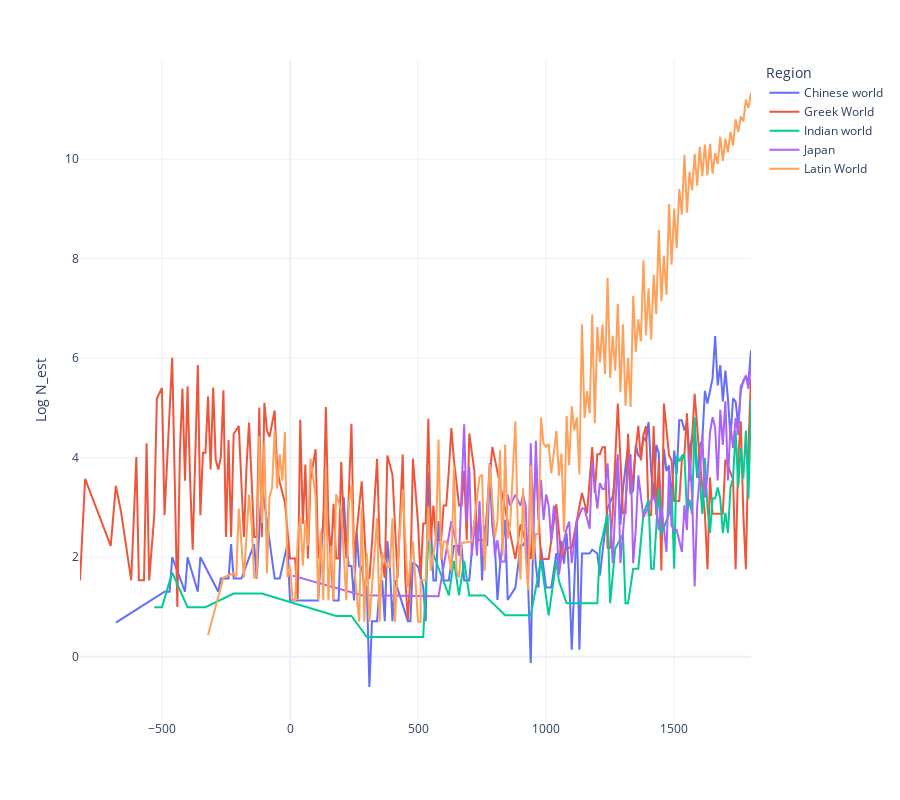

The cell this chart's notebook holds for it:
### Code cell
#df = df_cultura[df_cultura['region_name'].isin(['Chinese world', 'Italy', 'France', 'German world', 'United Kingdom'])]

# Assuming df_cultura is already defined and contains the necessary columns
# df = df_cultura[df_cultura['region_name'].isin(['Italy', 'France','United Kingdom'])]
df = df_cultura[df_cultura['region_name'].isin(['Chinese world', 'Latin World', 'Muslim World', 'Greek World', 'Japan', 'Indian world'])]
df['N_est'] = np.log(df['N_est'])

#df = df[df['decade']>=600]
df = df[df['decade']<=1800]

# Creating a line plot using Plotly Express
fig = px.line(df, x='decade', y='N_est', color='region_name', 
              title='',
              labels={'N_est': 'Estimated Number', 'decade': 'Decade', 'region_name': 'Region'})

# Enhancing the plot with additional settings
fig.update_layout(
    xaxis_title='',
    yaxis_title='Log N_est',
    legend_title='Region',
    template='plotly_white',
    height=800
)

# Show the plot
fig.show()

### Figure 1 — Plotly figure (JSON) as saved in the notebook; plotly's stock layout.template omitted (floating-point values rounded to 4 significant figures; data arrays with more than 128 entries replaced by an {"elided": "..."} marker saying what was removed)
{"data": [{"hovertemplate": "Region=Chinese world<br>Decade=%{x}<br>Estimated Number=%{y}<extra></extra>", "legendgroup": "Chinese world", "line": {"color": "#636efa", "dash": "solid"}, "marker": {"symbol": "circle"}, "mode": "lines", "name": "Chinese world", "orientation": "v", "showlegend": true, "type": "scatter", "x": {"elided": "169 int values"}, "xaxis": "x", "y": {"elided": "169 float values"}, "yaxis": "y"}, {"hovertemplate": "Region=Greek World<br>Decade=%{x}<br>Estimated Number=%{y}<extra></extra>", "legendgroup": "Greek World", "line": {"color": "#EF553B", "dash": "solid"}, "marker": {"symbol": "circle"}, "mode": "lines", "name": "Greek World", "orientation": "v", "showlegend": true, "type": "scatter", "x": {"elided": "180 int values"}, "xaxis": "x", "y": {"elided": "180 float values"}, "yaxis": "y"}, {"hovertemplate": "Region=Indian world<br>Decade=%{x}<br>Estimated Number=%{y}<extra></extra>", "legendgroup": "Indian world", "line": {"color": "#00cc96", "dash": "solid"}, "marker": {"symbol": "circle"}, "mode": "lines", "name": "Indian world", "orientation": "v", "showlegend": true, "type": "scatter", "x": [-530, -500, -460, -400, -360, -340, -330, -220, -110, 180, 240, 300, 420, 440, 510, 520, 540, 620, 640, 660, 680, 700, 720, 740, 760, 840, 860, 880, 900, 910, 920, 940, 980, 1010, 1040, 1050, 1080, 1100, 1140, 1150, 1170, 1200, 1210, 1240, 1250, 1270, 1300, 1310, 1320, 1340, 1360, 1380, 1400, 1410, 1420, 1440, 1450, 1480, 1490, 1500, 1510, 1520, 1530, 1540, 1550, 1560, 1570, 1580, 1590, 1600, 1610, 1620, 1630, 1640, 1650, 1660, 1670, 1680, 1690, 1700, 1710, 1720, 1730, 1740, 1750, 1760, 1770, 1780, 1790, 1800], "xaxis": "x", "y": [0.9954, 0.9954, 1.689, 0.9954, 0.9954, 0.9954, 0.9954, 1.269, 1.269, 0.8171, 0.8171, 0.3938, 0.3938, 0.3938, 0.3938, 0.3938, 2.33, 1.231, 1.925, 1.231, 1.925, 1.231, 1.231, 1.231, 1.231, 0.8309, 0.8309, 0.8309, 0.8309, 0.8309, 0.8309, 0.8309, 1.929, 0.8309, 1.929, 1.524, 1.075, 1.075, 1.075, 1.075, 1.075, 1.075, 2.174, 2.867, 1.075, 2.174, 2.461, 1.075, 1.075, 1.768, 1.768, 2.867, 3.155, 1.768, 1.768, 3.378, 2.461, 2.867, 3.378, 1.768, 4.036, 3.927, 4.036, 4.071, 2.867, 3.155, 2.867, 4.812, 3.714, 3.56, 2.867, 3.992, 2.987, 2.485, 3.178, 3.178, 3.402, 3.178, 2.485, 2.891, 2.485, 3.402, 3.588, 4.542, 3.402, 4.19, 3.584, 4.542, 3.178, 5.144], "yaxis": "y"}, {"hovertemplate": "Region=Japan<br>Decade=%{x}<br>Estimated Number=%{y}<extra></extra>", "legendgroup": "Japan", "line": {"color": "#ab63fa", "dash": "solid"}, "marker": {"symbol": "circle"}, "mode": "lines", "name": "Japan", "orientation": "v", "showlegend": true, "type": "scatter", "x": [10, 280, 580, 630, 660, 680, 690, 700, 710, 720, 730, 740, 750, 760, 780, 800, 810, 820, 840, 850, 860, 880, 900, 910, 920, 930, 940, 950, 960, 970, 980, 990, 1000, 1010, 1020, 1030, 1040, 1050, 1070, 1080, 1090, 1100, 1120, 1140, 1150, 1160, 1170, 1180, 1190, 1200, 1210, 1220, 1230, 1240, 1260, 1270, 1280, 1290, 1310, 1320, 1330, 1340, 1350, 1360, 1380, 1420, 1430, 1440, 1450, 1460, 1470, 1480, 1490, 1500, 1510, 1530, 1540, 1550, 1560, 1570, 1580, 1590, 1600, 1610, 1620, 1630, 1640, 1650, 1660, 1670, 1680, 1690, 1700, 1710, 1720, 1730, 1740, 1750, 1760, 1770, 1780, 1790, 1800], "xaxis": "x", "y": [1.63, 1.237, 1.215, 2.722, 2.029, 4.668, 2.722, 3.821, 2.029, 2.722, 2.029, 3.128, 2.029, 2.029, 3.892, 2.029, 2.341, 1.91, 1.91, 3.257, 3.034, 3.257, 3.034, 3.257, 3.034, 1.648, 4.287, 2.341, 4.338, 2.747, 3.555, 2.747, 3.257, 3.034, 2.341, 3.034, 2.747, 1.648, 2.341, 2.571, 2.714, 1.878, 2.714, 2.976, 2.976, 2.769, 2.571, 3.926, 3.487, 2.976, 3.487, 3.368, 3.368, 3.884, 1.878, 2.976, 4.066, 1.878, 3.074, 3.719, 4.068, 1.878, 2.544, 3.643, 2.8, 3.237, 3.042, 2.544, 3.042, 2.544, 2.106, 3.735, 2.626, 2.544, 2.544, 2.106, 3.042, 2.544, 4.08, 3.237, 1.413, 3.042, 3.632, 4.454, 3.197, 3.656, 4.509, 4.816, 4.602, 3.541, 4.96, 4.256, 5.135, 3.541, 4.654, 4.197, 4.797, 4.457, 5.44, 5.52, 5.647, 5.382, 5.894], "yaxis": "y"}, {"hovertemplate": "Region=Latin World<br>Decade=%{x}<br>Estimated Number=%{y}<extra></extra>", "legendgroup": "Latin World", "line": {"color": "#FFA15A", "dash": "solid"}, "marker": {"symbol": "circle"}, "mode": "lines", "name": "Latin World", "orientation": "v", "showlegend": true, "type": "scatter", "x": {"elided": "182 int values"}, "xaxis": "x", "y": {"elided": "182 float values"}, "yaxis": "y"}], "layout": {"height": 800, "legend": {"title": {"text": "Region"}, "tracegroupgap": 0}, "margin": {"t": 60}, "xaxis": {"anchor": "y", "domain": [0, 1], "title": {"text": ""}}, "yaxis": {"anchor": "x", "domain": [0, 1], "title": {"text": "Log N_est"}}}}
